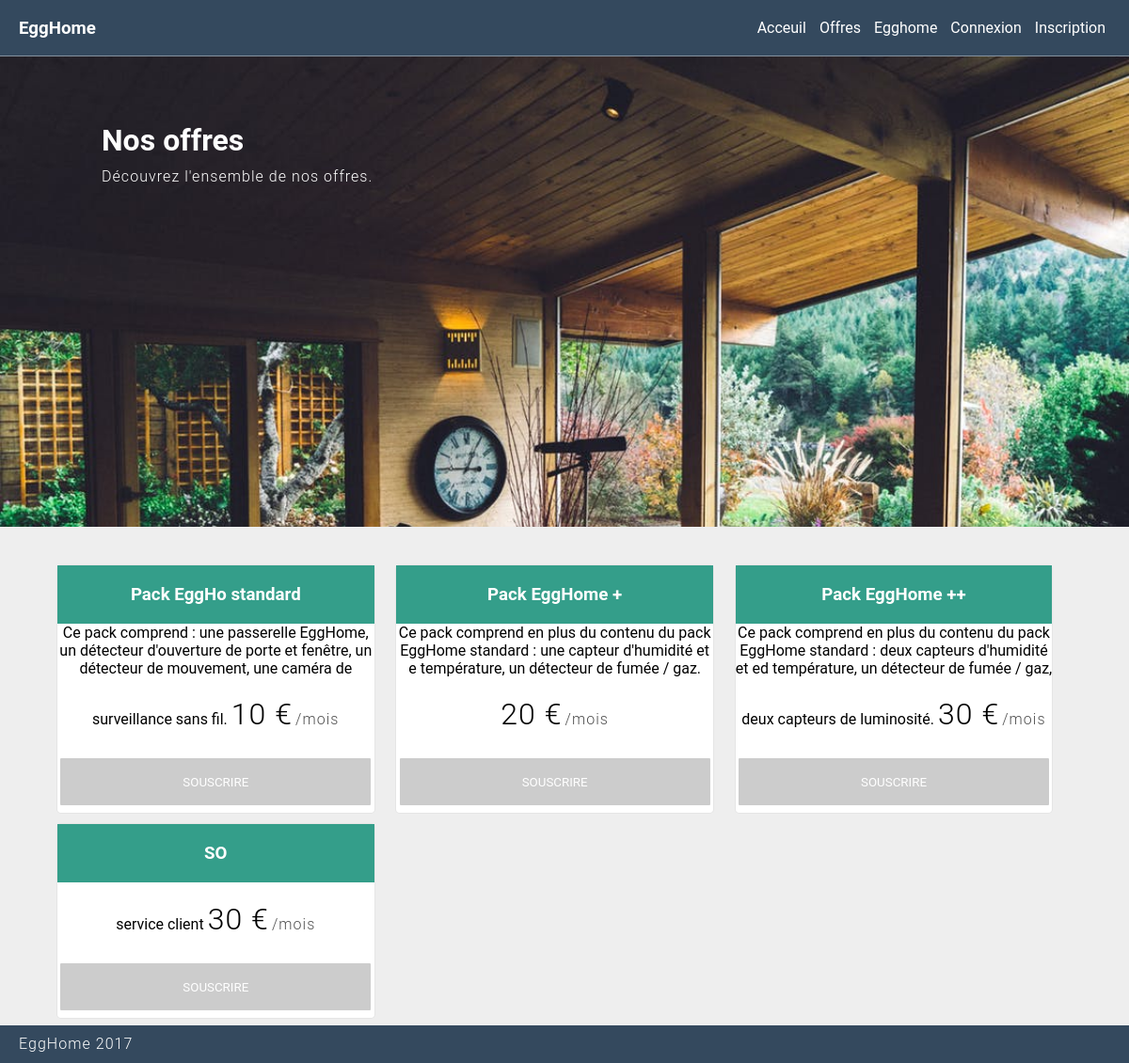
Page /invite/offres on the committed database.
### tables this page shows
CREATE TABLE `offre` (
  `id` int(11) NOT NULL,
  `date` datetime DEFAULT NULL,
  `detail` varchar(1000) DEFAULT NULL,
  `prix` int(11) DEFAULT NULL,
  `titre` varchar(45) DEFAULT NULL
);

### application/controller/invite.php (called while the page is built, shortened)
<?php
class Invite extends Controller
{
    public function offres()
    {
        $offres = Offre::get_offres();
        require APP . 'view/_templates/header.php';
        require APP . 'view/invite/offres.php';
        require APP . 'view/_templates/footer.php';
    }
}

### public/index.php (called while the page is built, shortened)
<?php
require APP . 'core/database/database.php';
require APP . 'core/database/database_object.php';
$database = new Database();
$app = new Application();

### application/core/database/database.php (called while the page is built, shortened)
<?php
class Database {
	public $connection;
	function open_db_connection() {
        $options = array(PDO::ATTR_DEFAULT_FETCH_MODE => PDO::FETCH_OBJ, PDO::ATTR_ERRMODE => PDO::ERRMODE_WARNING);
        try {
	        $this->connection = new PDO(DB_TYPE . ':host=' . DB_HOST . ';dbname=' . DB_NAME . ';charset=' . DB_CHARSET, DB_USER, DB_PASS, $options);
        } catch (PDOException $e) {
            die("database connection failed" . $this->connection->errorInfo());
        }
	}
	public function query($sql) {
        $query = $this->connection->prepare($sql);
        $result = $query->execute();
		return $query;
	}
}

### application/core/database/database_object.php (called while the page is built, shortened)
<?php
class Db_object {
	static public function find_all() {
		return static::find_by_query("SELECT * FROM " . static::$db_table . " ");
	}
	static public function find_by_query($sql) {
		return static::instanciate($sql);
	}
	static public function instanciate($sql) {
		global $database;
		$object_array = array();
		$calling_class = get_called_class();
		$result_set = $database->query($sql);
		while ($row = $result_set->fetchObject($calling_class))
			$object_array[] = $row;
		return $object_array;
	}
}

### application/model/offre.php (called while the page is built, shortened)
<?php
class Offre extends Db_object
{
    public static function get_offres(){
        $offres = Offre::find_all();
        return $offres;
    }
}

### application/view/invite/offres.php (the view, shortened to what this page needs)
<div class="full-image-wrapper index-img ">
	<div class="container">
		<h1 class="public-index-title">Nos offres</h1>
		<p class="public-index-sub-title">Découvrez l'ensemble de nos offres.</p>
	</div>
	</div>
        <div id="container-offre">
		<?php foreach ($offres as $offre) : ?>
            <form method="post" action="<?php echo URL; ?>/invite/inscription" class="form-offre">
			<div class="offre">
                <h3><?php echo $offre->titre ?></h3>
				<?php echo $offre->detail ?>
				<p class="price"><?php echo $offre->prix ?> €</p><p class="month">/mois</p>
				<input type="submit" value="SOUSCRIRE" />
                </div>
			</form>
		<?php endforeach ?>
        </div>
</div>

### public/css/style.css (style rules this page uses)
* { margin: 0; padding: 0; box-sizing: border-box; font-family: "Roboto", sans-serif; }
p { font-weight: 300; letter-spacing: 1.05px; }
body { margin-bottom: -40px; margin: 0 0 40px; background-color: #EEE; }
.container { width: 100%; margin: auto; padding: 20px; min-width: 440px; }
@media (min-width: 1024px) { .container { width: 1024px !important; } }
@media (min-width: 1024px) { .offre { display: inline-block!important; margin: none ; vertical-align: top; } }
@media (min-width: 1024px) { .form-offre { width: 33%!important; display: inline-block; } }
@media (min-width: 1024px) { #container-offre { width: 90%; height: 500px; margin: auto; } }
@media (min-width: 1024px) { .index-img { height: 500px !important; } }
html { position: relative; min-height: 100%; }
.full-image-wrapper { width: 100%; color: white; }
.index-img { background-image: url('../img/villa-index.jpg'); background-size: cover; height: 875px; }
.public-index-title { margin-top: 50px; }
.public-index-sub-title { margin-top: 10px; }
button, input[type='submit'] { background-color: #34495e; border-radius: 1px; border-width: 0px; margin-top: 8px; margin-bottom: 8px; min-width: 160px; padding: 4px; height: 30px; color: white; }
.offre { width: 95%; margin: auto; margin-top: 10px; border: 1px solid rgba(0,0,0,0.1); text-align: center; background-color: white; border-radius: 5px; }
.offre h3 { padding: 20px; background-color: #349e8a; color: white; }
.offre input[type="submit"] { background-color: #ccc; height: 50px; width: 98%; }
.offre p { display: inline-block; }
.offre .price { font-size: 2em; margin-top: 20px; margin-bottom: 20px; }
.offre .month { color: #4e4e4e; margin-left: 3px; }

### rows in the picture
offre: titre "Pack EggHo standard", detail "Ce pack comprend : une passerelle EggHome, un détecteur d'ouverture de porte et fenêtre, un détecteur de mouvement, une caméra de surveillance sans fil.", prix "10"
offre: titre "Pack EggHome +", detail "Ce pack comprend en plus du contenu du pack EggHome standard : une capteur d'humidité et e température, un détecteur de fumée / gaz.", prix "20"
offre: titre "Pack EggHome ++", detail "Ce pack comprend en plus du contenu du pack EggHome standard : deux capteurs d'humidité et ed température, un détecteur de fumée / gaz, deux capteurs de luminosité.", prix "30"
offre: titre "SO", detail "service client", prix "30"
